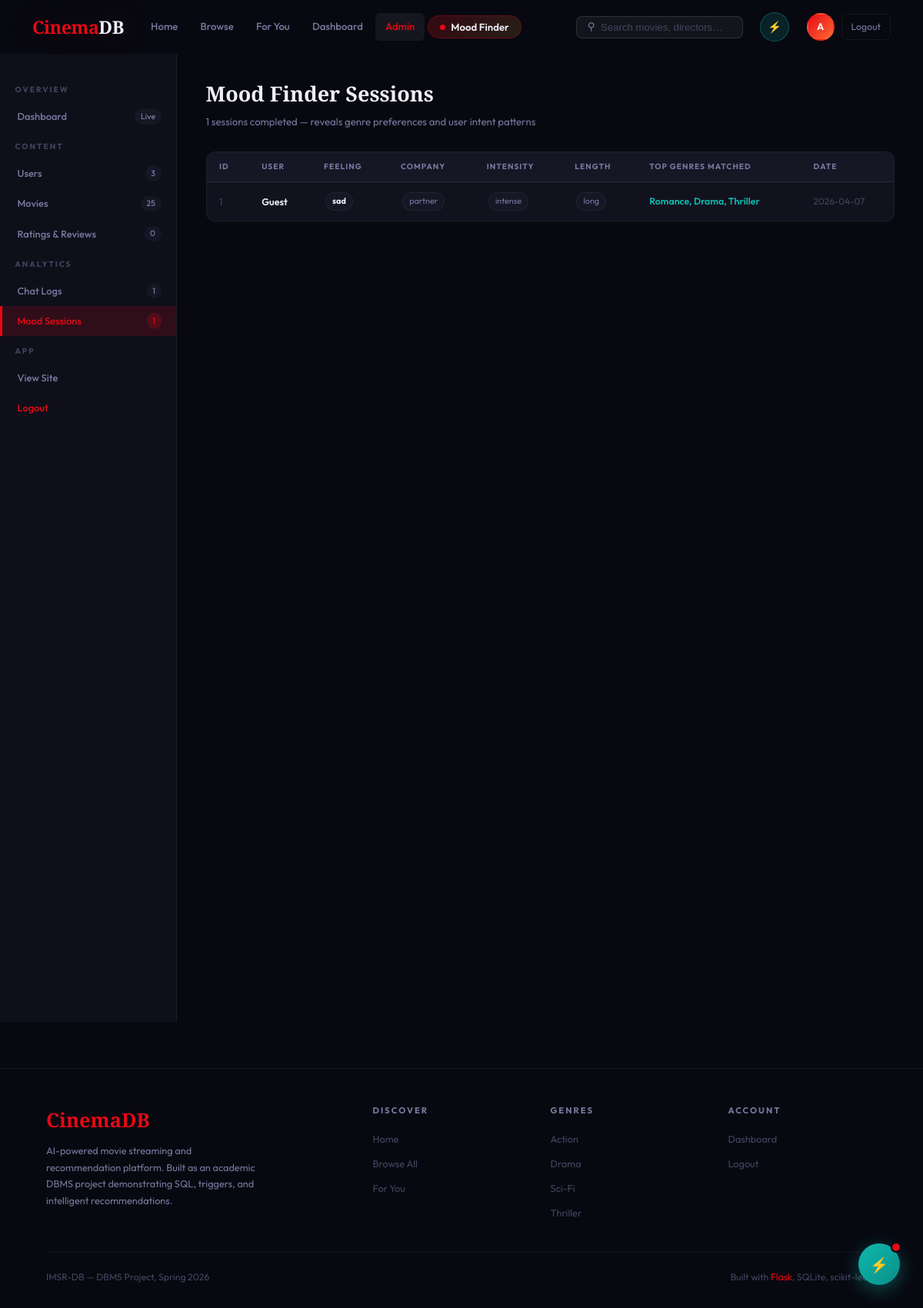
Page /admin?tab=moods (signed in) on the committed database.
### tables this page shows
CREATE TABLE mood_sessions (
            id         INTEGER PRIMARY KEY AUTOINCREMENT,
            user_id    INTEGER,
            answers    TEXT NOT NULL,
            genre_map  TEXT NOT NULL,
            created_at TIMESTAMP DEFAULT CURRENT_TIMESTAMP,
            FOREIGN KEY(user_id) REFERENCES users(id) ON DELETE SET NULL
        );

### app.py (the view, shortened to what this page needs)
@app.route("/admin")
@admin_required
def admin():
    db = get_db()
    tab = request.args.get("tab", "overview")
    users      = db.execute("SELECT id,username,email,role,created FROM users ORDER BY created DESC").fetchall()
    total_favs = db.execute("SELECT COUNT(*) as c FROM favorites").fetchone()["c"]
    total_rat  = db.execute("SELECT COUNT(*) as c FROM ratings").fetchone()["c"]
    total_hist = db.execute("SELECT COUNT(*) as c FROM watch_history").fetchone()["c"]
    total_moods= db.execute("SELECT COUNT(*) as c FROM mood_sessions").fetchone()["c"]
    total_chats= db.execute("SELECT COUNT(*) as c FROM chat_logs WHERE role='user'").fetchone()["c"]
    all_ratings = []
    chat_logs_data = []
    mood_data = []
    if tab == "chatlogs":
        chat_logs_data = db.execute(
            "SELECT cl.id, cl.role, cl.message, cl.ts, COALESCE(u.username,'Guest') as username "
            "FROM chat_logs cl LEFT JOIN users u ON cl.user_id=u.id "
            "ORDER BY cl.ts DESC LIMIT 200"
        ).fetchall()
    if tab == "moods":
        mood_rows = db.execute(
            "SELECT ms.id, ms.answers, ms.genre_map, ms.created_at, COALESCE(u.username,'Guest') as username "
            "FROM mood_sessions ms LEFT JOIN users u ON ms.user_id=u.id "
            "ORDER BY ms.created_at DESC LIMIT 50"
        ).fetchall()
        for row in mood_rows:
            try:
                answers  = json.loads(row["answers"])
                gmap     = json.loads(row["genre_map"])
                top_genres = ", ".join(k for k,v in sorted(gmap.items(), key=lambda x: -x[1])[:3])
            except:
                answers, top_genres = {}, "—"
            mood_data.append({
                "id": row["id"], "username": row["username"],
                "answers": answers, "top_genres": top_genres,
                "created_at": row["created_at"]
            })
    return render_template("admin.html",
                           tab=tab,
                           users=users,
                           all_movies=get_all_movies(),
                           all_ratings=all_ratings,
                           chat_logs_data=chat_logs_data,
                           mood_data=mood_data,
                           total_movies=len(get_all_movies()),
                           total_users=len(users),
                           total_favs=total_favs,
                           total_ratings=total_rat,
                           total_hist=total_hist,
                           total_moods=total_moods,
                           total_chats=total_chats,
                           genres=get_genres(),
                           user=current_user())

### app.py (called while the page is built)
def get_db():
    db = getattr(g, "_db", None)
    if db is None:
        db = g._db = sqlite3.connect(DATABASE)
        db.row_factory = sqlite3.Row
        db.execute("PRAGMA foreign_keys = ON")
    return db

def admin_required(f):
    @wraps(f)
    def wrapped(*a, **kw):
        if "user_id" not in session or session.get("role") != "admin":
            return redirect(url_for("home"))
        return f(*a, **kw)
    return wrapped

def current_user():
    if "user_id" not in session: return None
    return get_db().execute("SELECT * FROM users WHERE id=?", (session["user_id"],)).fetchone()

### recommendation.py (called while the page is built)
def get_all_movies():         return SEED_MOVIES

def get_genres():
    g = set()
    for m in SEED_MOVIES:
        for x in m["genre"].split("|"): g.add(x.strip())
    return sorted(g)

### templates/admin.html (shortened to what this page needs)
{% extends "base.html" %}
{% block content %}
<div class="admin-wrap">
  <aside class="admin-side">
    <div class="side-section">Overview</div>
    <a class="side-link {% if tab=='overview' %}active{% endif %}" href="{{ url_for('admin', tab='overview') }}">Dashboard <span class="sct">Live</span></a>
    <div class="side-section">Content</div>
    <a class="side-link {% if tab=='users'   %}active{% endif %}" href="{{ url_for('admin', tab='users') }}">Users <span class="sct">{{ total_users }}</span></a>
    <a class="side-link {% if tab=='movies'  %}active{% endif %}" href="{{ url_for('admin', tab='movies') }}">Movies <span class="sct">{{ total_movies }}</span></a>
    <a class="side-link {% if tab=='ratings' %}active{% endif %}" href="{{ url_for('admin', tab='ratings') }}">Ratings &amp; Reviews <span class="sct">{{ total_ratings }}</span></a>
    <div class="side-section">Analytics</div>
    <a class="side-link {% if tab=='chatlogs' %}active{% endif %}" href="{{ url_for('admin', tab='chatlogs') }}">Chat Logs <span class="sct">{{ total_chats }}</span></a>
    <a class="side-link {% if tab=='moods'   %}active{% endif %}" href="{{ url_for('admin', tab='moods') }}">Mood Sessions <span class="sct">{{ total_moods }}</span></a>
    <div class="side-section">App</div>
    <a class="side-link" href="{{ url_for('home') }}">View Site</a>
    <a class="side-link" href="{{ url_for('logout') }}" style="color:var(--accent);">Logout</a>
  </aside>
  <main class="admin-main">
    {% if tab == 'overview' %}
    <div class="pg-hd">
      <h2>Admin Dashboard</h2>
      <p>Live platform snapshot &mdash; auto-refreshes every 30 seconds</p>
    </div>
    <div class="stat-grid">
      <div class="sbox" onclick="location='{{ url_for('admin',tab='users') }}'">  <div class="sbox-n" id="sv-users">{{ total_users }}</div>   <div class="sbox-l">Users</div></div>
      <div class="sbox" onclick="location='{{ url_for('admin',tab='movies') }}'"> <div class="sbox-n" id="sv-movies">{{ total_movies }}</div>  <div class="sbox-l">Films</div></div>
      <div class="sbox"><div class="sbox-n" id="sv-favs">{{ total_favs }}</div>      <div class="sbox-l">Favourites</div></div>
      <div class="sbox" onclick="location='{{ url_for('admin',tab='ratings') }}'"><div class="sbox-n" id="sv-ratings">{{ total_ratings }}</div><div class="sbox-l">Ratings</div></div>
      <div class="sbox"><div class="sbox-n" id="sv-hist">{{ total_hist }}</div>       <div class="sbox-l">Watch Events</div></div>
      <div class="sbox" onclick="location='{{ url_for('admin',tab='moods') }}'">  <div class="sbox-n" id="sv-moods">{{ total_moods }}</div>   <div class="sbox-l">Mood Sessions</div></div>
      <div class="sbox" onclick="location='{{ url_for('admin',tab='chatlogs') }}'"><div class="sbox-n" id="sv-chats">{{ total_chats }}</div>  <div class="sbox-l">Chat Messages</div></div>
    </div>
    <div class="tc" style="margin-bottom:1.5rem;">
      <div class="tc-hd"><h3>Engagement Overview</h3><span style="color:var(--muted);font-size:.8rem;">Relative metrics</span></div>
      <div style="padding:1.2rem 1.5rem;">
        {% set mx = [total_hist, 1]|max %}
        {% for lbl,val in [('Watch History',total_hist),('Favourites',total_favs),('Ratings',total_ratings),('Mood Sessions',total_moods),('Chat Messages',total_chats)] %}
        <div style="margin-bottom:1rem;">
          <div style="display:flex;justify-content:space-between;font-size:.82rem;margin-bottom:.3rem;">
            <span style="color:var(--muted);">{{ lbl }}</span>
            <span style="font-weight:700;color:var(--accent);">{{ val }}</span>
          </div>
          <div class="bar-wrap"><div class="bar-fill" style="width:{{ [[((val / mx) * 100)|int, 100]|min, 2]|max }}%"></div></div>
        </div>
        {% endfor %}
      </div>
    </div>
    <div class="tc">
      <div class="tc-hd"><h3>Recent Signups</h3><a href="{{ url_for('admin',tab='users') }}" style="font-size:.82rem;color:var(--muted);">All users</a></div>
      <div class="tc-sc">
        <table><thead><tr><th>Username</th><th>Email</th><th>Role</th><th>Joined</th></tr></thead><tbody>
          {% for u in users[:8] %}
          <tr>
            <td style="font-weight:600;">{{ u.username }}</td>
            <td style="color:var(--muted);">{{ u.email }}</td>
            <td><span class="rbadge {% if u.role=='admin' %}radmin{% else %}ruser{% endif %}">{{ u.role }}</span></td>
            <td style="color:var(--dim);">{{ u.created[:10] if u.created else '—' }}</td>
          </tr>
          {% endfor %}
        </tbody></table>
      </div>
    </div>
    {% elif tab == 'moods' %}
    <div class="pg-hd">
      <h2>Mood Finder Sessions</h2>
      <p>{{ total_moods }} sessions completed — reveals genre preferences and user intent patterns</p>
    </div>
    {% if mood_data %}
    <div class="tc">
      <div class="tc-sc">
        <table><thead><tr><th>ID</th><th>User</th><th>Feeling</th><th>Company</th><th>Intensity</th><th>Length</th><th>Top Genres Matched</th><th>Date</th></tr></thead>
        <tbody>
          {% for ms in mood_data %}
          <tr>
            <td style="color:var(--dim);">{{ ms.id }}</td>
            <td style="font-weight:600;">{{ ms.username }}</td>
            <td>{% if ms.answers.current_feeling %}<span class="achip"><strong>{{ ms.answers.current_feeling }}</strong></span>{% else %}—{% endif %}</td>
            <td>{% if ms.answers.company %}<span class="achip">{{ ms.answers.company }}</span>{% else %}—{% endif %}</td>
            <td>{% if ms.answers.intensity %}<span class="achip">{{ ms.answers.intensity }}</span>{% else %}—{% endif %}</td>
            <td>{% if ms.answers.length_pref %}<span class="achip">{{ ms.answers.length_pref }}</span>{% else %}—{% endif %}</td>
            <td style="color:var(--teal);font-size:.82rem;font-weight:600;">{{ ms.top_genres }}</td>
            <td style="color:var(--dim);font-size:.79rem;">{{ ms.created_at[:10] if ms.created_at else '—' }}</td>
          </tr>
          {% endfor %}
        </tbody></table>
      </div>
    </div>
    {% else %}
    <div style="text-align:center;padding:4rem;color:var(--muted);">No mood sessions recorded yet.</div>
    {% endif %}
    {% endif %}
  </main>
</div>
{% endblock %}

### static/css/style.css (style rules this page uses)
:root { --bg: #080810; --bg2: #0f0f1a; --bg3: #161625; --card: #12121e; --card2: #1a1a2e; --border: rgba(255,255,255,0.06); --border2: rgba(255,255,255,0.12); --accent: #e50914; --accent-dim: rgba(229,9,20,0.15); --accent-glow: 0 0 40px rgba(229,9,20,0.25); --gold: #d4a843; --gold-dim: rgba(212,168,67,0.15); --teal: #0fb8ad; --text: #eeeef5; --muted: #7878a0; --dim: #444460; --nav-h: 70px; --r: 10px; --font-d: 'Playfair Display', Georgia, serif; --font-b: 'Outfit', sans-serif; }
*, *::before, *::after { box-sizing: border-box; margin: 0; padding: 0; }
html { scroll-behavior: smooth; font-size: 15px; }
body { background: var(--bg); color: var(--text); font-family: var(--font-b); line-height: 1.65; overflow-x: hidden; min-height: 100vh; }
a { color: inherit; text-decoration: none; }
.admin-main { padding: 2.5rem; }
table { width: 100%; border-collapse: collapse; }
th, td { padding: .8rem 1.2rem; text-align: left; border-bottom: 1px solid var(--border); font-size: .85rem; }
th { font-size: .72rem; font-weight: 700; letter-spacing: .8px; text-transform: uppercase; color: var(--muted); background: var(--bg3); }

### templates/admin.html (style rules this page uses)
.admin-wrap { display: grid; grid-template-columns: 230px 1fr; min-height: calc(100vh - var(--nav-h)); padding-top: var(--nav-h); }
.admin-side { background: var(--bg2); border-right: 1px solid var(--border); padding: 1.8rem 0; position: sticky; top: var(--nav-h); height: calc(100vh - var(--nav-h)); overflow-y: auto; }
.side-section { font-size:.68rem; font-weight:700; letter-spacing:2px; text-transform:uppercase; color:var(--dim); padding:.8rem 1.3rem .4rem; }
.side-link { display:flex; align-items:center; gap:.7rem; padding:.6rem 1.3rem; color:var(--muted); font-size:.86rem; font-weight:500; border-left:3px solid transparent; transition:all .18s; cursor:pointer; text-decoration:none; }
.side-link.active { color:var(--accent); border-left-color:var(--accent); background:var(--accent-dim); }
.side-link .sct { margin-left:auto; background:var(--bg3); border-radius:10px; padding:.1rem .5rem; font-size:.7rem; color:var(--muted); }
.side-link.active .sct { background:rgba(229,9,20,.2); color:var(--accent); }
.admin-main { padding:2rem 2.5rem; overflow-x:auto; }
.pg-hd { margin-bottom:1.8rem; }
.pg-hd h2 { font-family:var(--font-d); font-size:1.8rem; font-weight:900; }
.pg-hd p { color:var(--muted); font-size:.88rem; margin-top:.25rem; }
.tc { background:var(--card); border:1px solid var(--border); border-radius:12px; overflow:hidden; margin-bottom:1.5rem; }
.tc-sc { overflow-x:auto; }
table { width:100%; border-collapse:collapse; }
th { padding:.7rem 1.1rem; text-align:left; font-size:.68rem; font-weight:700; letter-spacing:1px; text-transform:uppercase; color:var(--muted); background:var(--bg3); border-bottom:1px solid var(--border); white-space:nowrap; }
td { padding:.72rem 1.1rem; font-size:.84rem; border-bottom:1px solid rgba(255,255,255,.04); vertical-align:middle; }
tr:last-child td { border-bottom:none; }
.achip { display:inline-block; background:var(--bg3); border:1px solid var(--border); border-radius:12px; padding:.16rem .55rem; font-size:.72rem; margin:.13rem; color:var(--muted); }
.achip strong { color:var(--text); }

### rows in the picture
mood_sessions: id "1", username "Guest", answers.current_feeling "sad", answers.company "partner", answers.intensity "intense", answers.length_pref "long", top_genres "Romance, Drama, Thriller", created_at "2026-04-07"

### other values in the picture
{{ session.username[0].upper() }} "A"
{{ total_users }} "3"
{{ total_movies }} "25"
{{ total_ratings }} "0"
{{ total_chats }} "1"
{{ total_moods }} "1"
